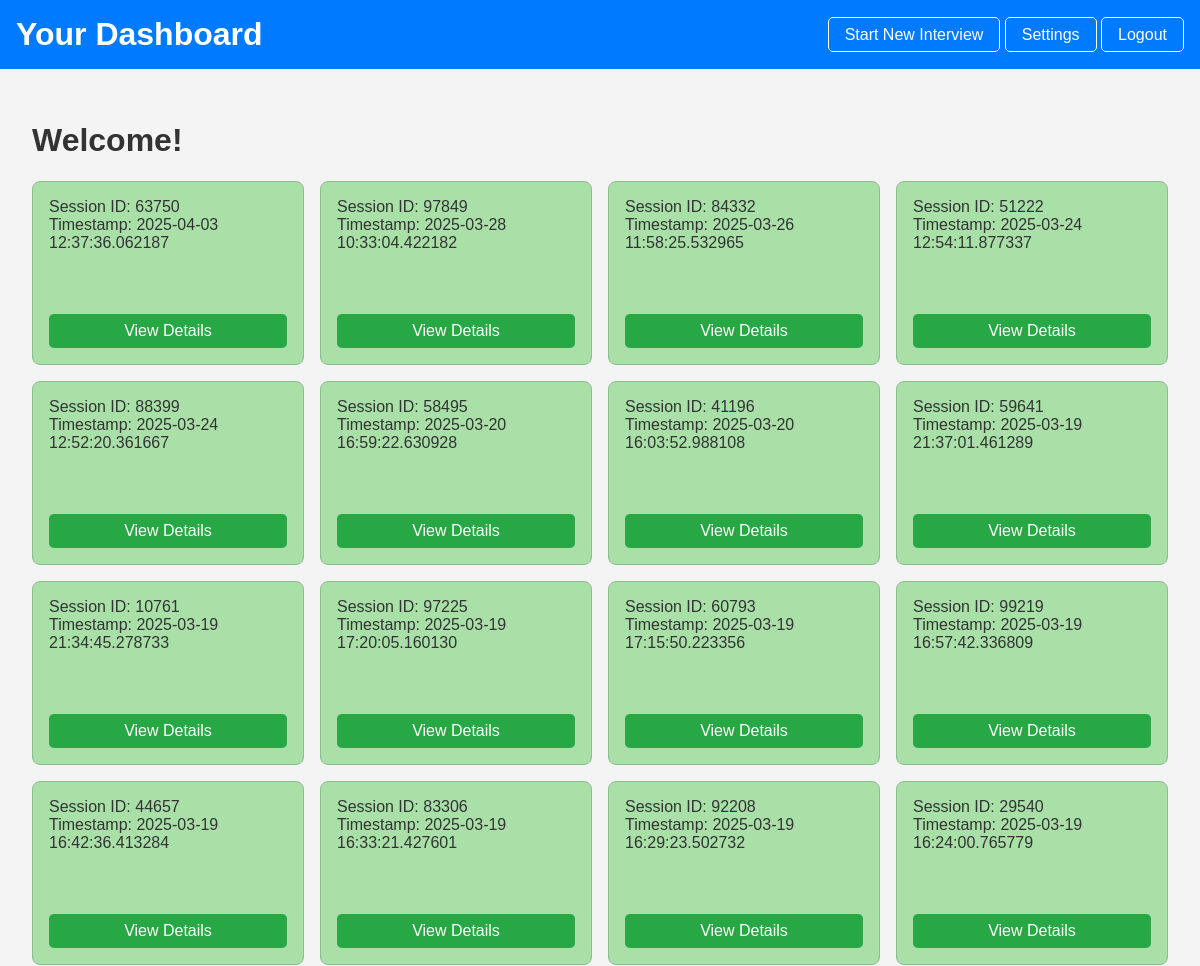
The page /dashboard (signed in, upper part) on the database as committed earlier.
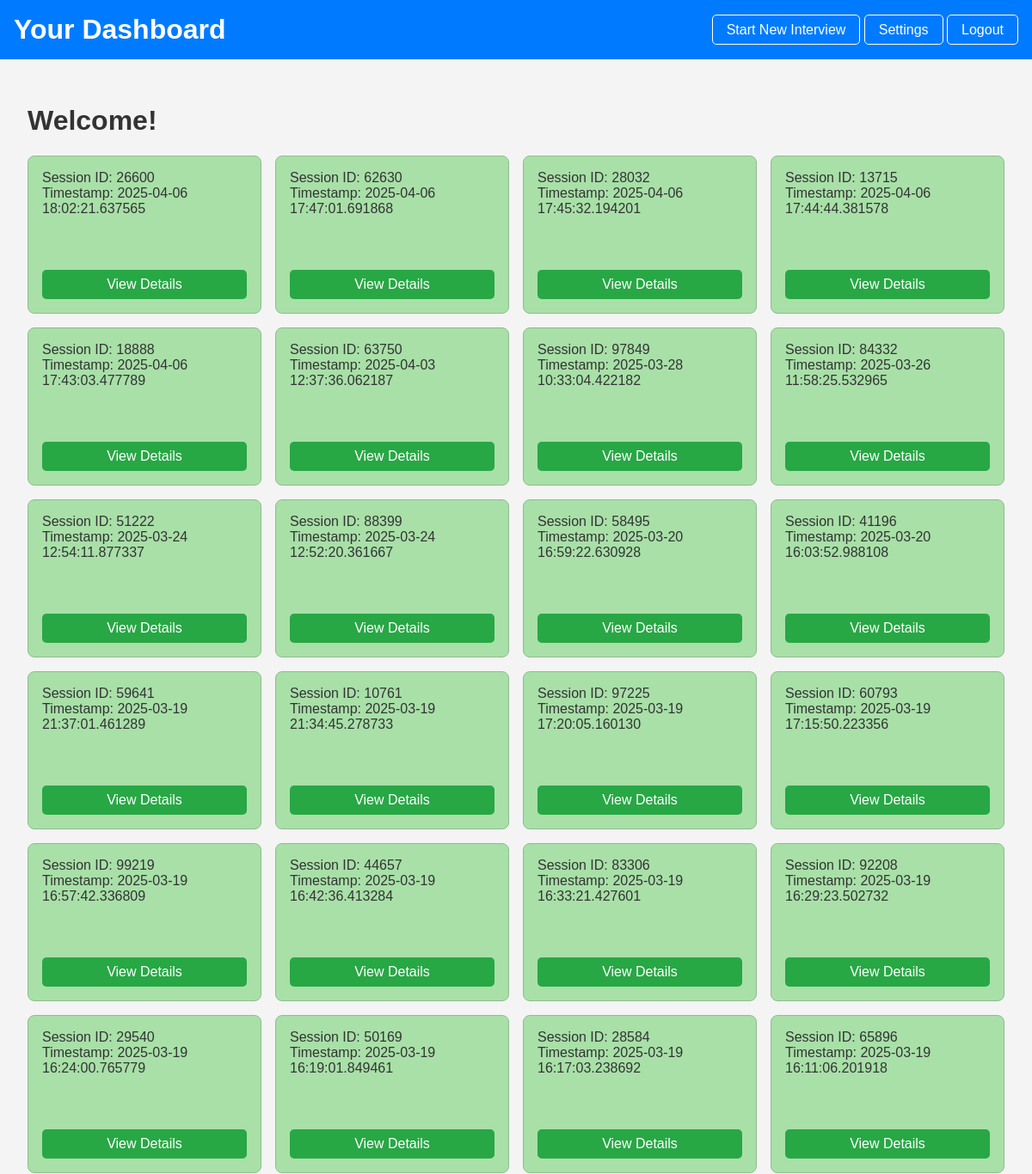
The same page on the database as committed later.
### tables this page shows
CREATE TABLE interviews (
    session_id INTEGER PRIMARY KEY,
    user_id INTEGER,
    interview_answers TEXT,
    interview_analysis TEXT,
    eye_contact REAL,
    timestamp DATETIME,
    FOREIGN KEY (user_id) REFERENCES users (user_id)
);

### app.py (the view)
@app.route('/dashboard')
@login_required
def dashboard():
    db = get_db()
    cursor = db.cursor()
    cursor.execute("SELECT session_id, timestamp FROM interviews WHERE user_id = ? ORDER BY timestamp DESC", (current_user.id,))
    sessions = cursor.fetchall()
    return render_template('dashboard.html', sessions=sessions)

### app.py (called while the page is built)
def get_db():
    db = getattr(g, '_database', None)
    if db is None:
        db = g._database = sqlite3.connect(DATABASE)
        db.row_factory = sqlite3.Row
    return db

@app.teardown_appcontext
def close_connection(exception):
    db = getattr(g, '_database', None)
    if db is not None:
        db.close()

@login_manager.user_loader
def load_user(user_id):
    db = get_db()
    cursor = db.cursor()
    cursor.execute("SELECT * FROM users WHERE user_id = ?", (user_id,))
    user = cursor.fetchone()
    if user:
        return User(user['user_id'], user['email'], user['password'])
    return None

### templates/dashboard.html (shortened to what this page needs)
<!DOCTYPE html>
<html lang="en">
<head>
    <link rel="stylesheet" href="{{ url_for('static', filename='dashboard_style.css') }}">
</head>
<body>
    <header>
        <h1>Your Dashboard</h1>
        <nav>
            <a href="/start_interview">Start New Interview</a> <a href="/settings">Settings</a> <a href="/logout">Logout</a>
        </nav>
    </header>
    <main>
        <h1>Welcome!</h1>
        <ul class="session-grid">
            {% for session in sessions %}
            <li class="session-box">
                <span class="session-info">
                    Session ID: {{ session.session_id }} <br> Timestamp: {{ session.timestamp }}
                </span>
                <a href="{{ url_for('view_session', session_id=session.session_id) }}" class="view-details-button">View Details</a>
            </li>
            {% endfor %}
        </ul>
    </main>
</body>
</html>

### static/dashboard_style.css (style rules this page uses)
body { font-family: sans-serif; margin: 0; padding: 0; background-color: #f4f4f4; color: #333; }
header { background-color: #007bff; color: white; padding: 1rem; display: flex; justify-content: space-between; align-items: center; }
header h1 { margin: 0; }
header nav a { color: white; text-decoration: none; padding: 0.5rem 1rem; border: 1px solid white; border-radius: 5px; }
main { padding: 2rem; }
.session-grid { list-style: none; padding: 0; display: grid; grid-template-columns: repeat(5, 1fr); gap: 1rem; }
.session-box { background-color: #a8e0a8; border: 1px solid #8fbc8f; padding: 1rem; display: flex; flex-direction: column; justify-content: space-between; min-height: 150px; border-radius: 8px; }
.session-info { margin-bottom: 1rem; }
.view-details-button { background-color: #28a745; color: white; padding: 0.5rem 1rem; text-decoration: none; border-radius: 5px; text-align: center; }
@media (max-width: 1200px) { .session-grid { grid-template-columns: repeat(4, 1fr); } }

Rows that differ between the two databases and show on the page:
added interviews: session_id "26600", timestamp "2025-04-06 18:02:21.637565"
added interviews: session_id "62630", timestamp "2025-04-06 17:47:01.691868"
added interviews: session_id "28032", timestamp "2025-04-06 17:45:32.194201"
added interviews: session_id "13715", timestamp "2025-04-06 17:44:44.381578"
added interviews: session_id "18888", timestamp "2025-04-06 17:43:03.477789"
now on this page (row unchanged): interviews: session_id "50169", timestamp "2025-03-19 16:19:01.849461"
now on this page (row unchanged): interviews: session_id "28584", timestamp "2025-03-19 16:17:03.238692"
now on this page (row unchanged): interviews: session_id "65896", timestamp "2025-03-19 16:11:06.201918"
